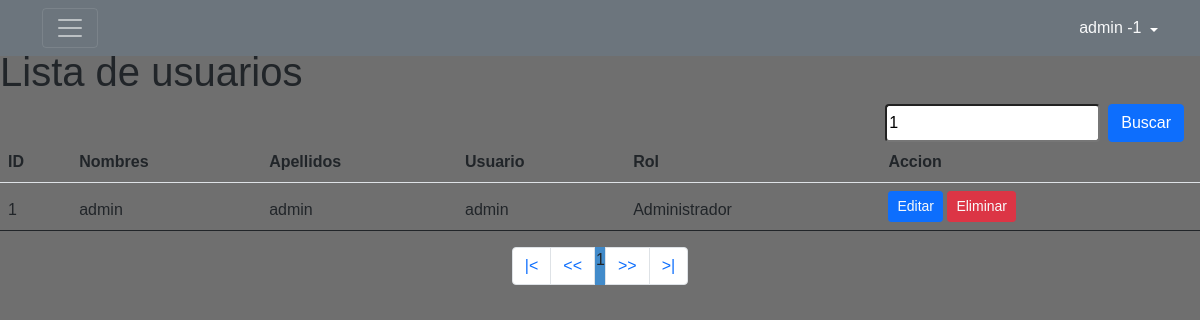
Page /menu/buscadorUsuario.php?busqueda=1 (signed in) on the committed database.
### tables this page shows
CREATE TABLE `usuario` (
  `id_usuario` int(11) NOT NULL,
  `nombres` varchar(45) NOT NULL,
  `apellidos` varchar(30) NOT NULL,
  `usuario` varchar(20) NOT NULL,
  `pass` varchar(45) NOT NULL,
  `rol` int(11) NOT NULL
);

CREATE TABLE `rol` (
  `idRol` int(11) NOT NULL,
  `rol` varchar(20) NOT NULL
);

### menu/buscadorUsuario.php (the view, shortened to what this page needs)
<?php
  include "../conexion-bd.php";
?>
<!DOCTYPE html>
<html lang="en">
<head>
    <link href="https://cdn.jsdelivr.net/npm/bootstrap@5.1.3/dist/css/bootstrap.min.css" rel="stylesheet">
    <link rel="stylesheet" href="../styles/estilos.css">
</head>
<body>
    <?php include "includes/menu.php"; ?>
    <section class="pt-5">
    <?php
    $busqueda = strtolower ($_REQUEST['busqueda']);
    ?>
    <h1>Lista de usuarios</h1>
    <form action="buscadorUsuario.php" method="GET" class="d-flex justify-content-end pe-3">
    <input type="text" class="me-2 rounded" name="busqueda" id="busqueda" placeholder="Buscar" value="<?php echo $busqueda; ?>">
    <input type="submit" value="Buscar" class="btn btn-primary">
    </form>
    <table class="table">
  <thead>
    <tr>
      <th scope="col">ID</th>
      <th scope="col">Nombres</th>
      <th scope="col">Apellidos</th>
      <th scope="col">Usuario</th>
      <th scope="col">Rol</th>
      <th scope="col">Accion</th>
    </tr>
    <?php
        $rol= '';
        $sql_registe = mysqli_query($conn, "SELECT COUNT(*) as total_registro FROM usuario
                                             WHERE(id_usuario LIKE '%$busqueda%' OR
                                                    nombres LIKE '%$busqueda%' OR
                                                    apellidos LIKE '%$busqueda%' OR
                                                    usuario LIKE '%$busqueda%'
                                                    $rol ) ");
        $result_register = mysqli_fetch_array($sql_registe);
        $total_registro = $result_register['total_registro'];
        $por_pagina = 5;
        if(empty($_GET['pagina']))
        {
          $pagina = 1;
        }else{
          $pagina = $_GET['pagina'];
        }
        $desde = ($pagina-1) * $por_pagina;
        $total_paginas = ceil($total_registro / $por_pagina);
       $query = mysqli_query($conn,"SELECT u.id_usuario, u.nombres, u.apellidos, u.usuario, r.rol FROM usuario u INNER JOIN rol r ON u.rol= r.idRol
                                            WHERE
                                           (u.id_usuario LIKE '%$busqueda%' OR
                                            u.nombres LIKE '%$busqueda%' OR
                                            u.apellidos LIKE '%$busqueda%' OR
                                            u.usuario LIKE '%$busqueda%' OR
                                            r.rol LIKE '%$busqueda%' )
                                            ORDER BY u.id_usuario ASC LIMIT $desde, $por_pagina ");
      $result = mysqli_num_rows($query);
      if($result > 0)
      {
        while ($data = mysqli_fetch_array($query)){
    ?>
      <tr>
      <td><?php echo $data['id_usuario']; ?></td>
      <td><?php echo $data['nombres']; ?></td>
      <td><?php echo $data['apellidos']; ?></td>
      <td><?php echo $data['usuario']; ?></td>
      <td><?php echo $data['rol']; ?></td>
      <td>
          <a class="link-primary btn btn-primary btn-sm text-light" href="actualizarUsuario.php?id=<?php echo $data["id_usuario"]; ?>">Editar</a>
          <?php if($_SESSION['rol'] == 1){ ?>
            <a class="link-danger btn btn-danger btn-sm text-light" href="eliminarUsuario.php?id=<?php echo $data["id_usuario"]; ?>">Eliminar</a>
          <?php } ?>
      </td>
    </tr>
    <?php
        }
      }
    ?>
  </thead>
</table>
    </section>
    <div class="container">
  <ul class="pagination justify-content-center">
    <li class="page-item"><a class="page-link" href="">|<</a></li>
    <li class="page-item"><a class="page-link" href=""><<</a></li>
    <?php
      for ($i=1; $i <= $total_paginas; $i++) {
          if($i == $pagina)
          {
            echo '<li class="paginaSeleccionada">'.$i.'</li>';
          }else
            echo '<li><a href="?pagina='.$i.'">'.$i.'</a></li>';
          }
    ?>
    <li class="page-item"><a  class="page-link" href="">>></a></li>
    <li class="page-item"><a class="page-link" href="">>|</a></li>
  </ul>
</div>
</body>
</html>

### styles/estilos.css (style rules this page uses)
:root { --color-fondo:#6f6f6f; --borde-formularios: 10px; --color-formularios: #5e5e5e; }
body { margin: 0; padding: 0; font-family: sans-serif; background:var(--color-fondo); }
.paginaSeleccionada { background: #428bca; border: 1px solid #428bca; }

### rows in the picture
usuario: id_usuario "1", nombres "admin", apellidos "admin", usuario "admin", rol.rol "Administrador"

### other values in the picture
$_SESSION['usuario'] "admin"
$_SESSION['rol'] "1"
